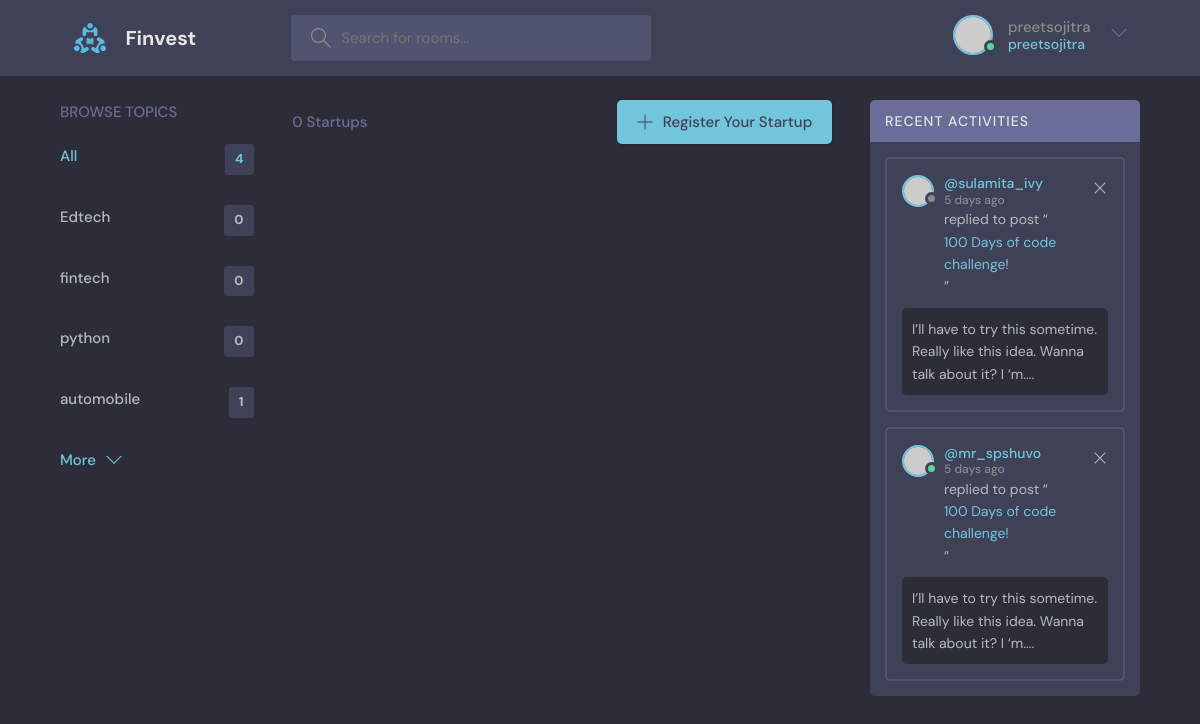
Screenshot of /?q=Edtech (signed in) with the database file from the repository.
### base/models.py (models this page shows, shortened)
class Topic(models.Model):
    name = models.CharField(max_length=200)

### base/views.py (the view)
# urls.py: path('', views.home, name='home'),
def home(request):
    q= request.GET.get('q') if request.GET.get('q') != None else ''
    rooms = Room.objects.filter(
        Q(topic__name__icontains=q) |
        Q(name__icontains =q) |
        Q(description__icontains=q)
    )
    topics = Topic.objects.all()
    room_count = rooms.count()
    context =  {'rooms': rooms, 'topics': topics, 'room_count': room_count}
    return render(request, 'base/home.html', context)

### base/templates/base/home.html (shortened to what this page needs)
{% extends 'main.html' %} {% block content %}
<main class="layout layout--3">
  <div class="container">
    {% include 'base/topics_segment.html' %}
    <div class="roomList">
      <div class="roomList__header">
        <div>
          <p>{{room_count}} Startups</p>
        </div>
        <a class="btn btn--main" href="{% url 'create-room' %}">
          <svg
            version="1.1"
            xmlns="http://www.w3.org/2000/svg"
            width="32"
            height="32"
            viewBox="0 0 32 32"
          >
            <title>add</title>
            <path
              d="M16.943 0.943h-1.885v14.115h-14.115v1.885h14.115v14.115h1.885v-14.115h14.115v-1.885h-14.115v-14.115z"
            ></path>
          </svg>
          Register Your Startup
        </a>
      </div>
    </div>
    <div class="activities">
      <div class="activities__header">
        <h2>Recent Activities</h2>
      </div>
      <div class="activities__box">
        <div class="activities__boxHeader roomListRoom__header">
          <a href="profile.html" class="roomListRoom__author">
            <div class="avatar avatar--small">
              <img src="https://randomuser.me/api/portraits/women/11.jpg" />
            </div>
            <p>
              @sulamita_ivy
              <span>5 days ago</span>
            </p>
          </a>
          <div class="roomListRoom__actions">
            <a href="#">
              <svg
                version="1.1"
                xmlns="http://www.w3.org/2000/svg"
                width="32"
                height="32"
                viewBox="0 0 32 32"
              >
                <title>remove</title>
                <path
                  d="M27.314 6.019l-1.333-1.333-9.98 9.981-9.981-9.981-1.333 1.333 9.981 9.981-9.981 9.98 1.333 1.333 9.981-9.98 9.98 9.98 1.333-1.333-9.98-9.98 9.98-9.981z"
                ></path>
              </svg>
            </a>
          </div>
        </div>
        <div class="activities__boxContent">
          <p>
            replied to post “<a href="room.html">100 Days of code challenge!</a
            >”
          </p>
          <div class="activities__boxRoomContent">
            I’ll have to try this sometime. Really like this idea. Wanna talk
            about it? I ‘m....
          </div>
        </div>
      </div>
      <div class="activities__box">
        <div class="activities__boxHeader roomListRoom__header">
          <a href="profile.html" class="roomListRoom__author">
            <div class="avatar avatar--small active">
              <img src="https://randomuser.me/api/portraits/men/13.jpg" />
            </div>
            <p>
              @mr_spshuvo
              <span>5 days ago</span>
            </p>
          </a>
          <div class="roomListRoom__actions">
            <a href="#">
              <svg
                version="1.1"
                xmlns="http://www.w3.org/2000/svg"
                width="32"
                height="32"
                viewBox="0 0 32 32"
              >
                <title>remove</title>
                <path
                  d="M27.314 6.019l-1.333-1.333-9.98 9.981-9.981-9.981-1.333 1.333 9.981 9.981-9.981 9.98 1.333 1.333 9.981-9.98 9.98 9.98 1.333-1.333-9.98-9.98 9.98-9.981z"
                ></path>
              </svg>
            </a>
          </div>
        </div>
        <div class="activities__boxContent">
          <p>
            replied to post “<a href="room.html">100 Days of code challenge!</a
            >”
          </p>
          <div class="activities__boxRoomContent">
            I’ll have to try this sometime. Really like this idea. Wanna talk
            about it? I ‘m....
          </div>
        </div>
      </div>
    </div>
  </div>
</main>
{% endblock %}

### templates/navbar.html (shortened to what this page needs)
{% load static %}
<header class="header header--loggedIn">
  <div class="container">
    <a href="{% url 'home' %}" class="header__logo">
      <img src="{% static 'images/logo.svg'%}" />
      <h1>Finvest</h1>
    </a>
    <form class="header__search" method="GET" action="{% url 'home' %}">
      <label>
        <input name="q" placeholder="Search for rooms..." />
      </label>
    </form>
    <nav class="header__menu">
      {% if request.user.is_authenticated %}
      <div class="header__user">
        <a href="profile.html">
          <div class="avatar avatar--medium active">
            <img src="https://randomuser.me/api/portraits/men/37.jpg" />
          </div>
          <p>
            {{request.user.username}} <span>{{request.user.username}}</span>
          </p>
        </a>
        <button class="dropdown-button">
          <svg
            version="1.1"
            xmlns="http://www.w3.org/2000/svg"
            width="32"
            height="32"
            viewBox="0 0 32 32"
          >
            <title>chevron-down</title>
            <path d="M16 21l-13-13h-3l16 16 16-16h-3l-13 13z"></path>
          </svg>
        </button>
      </div>
      {% else %} {% comment %} Not Logged In {% endcomment %}
      <a href="{% url 'login' %}">
        <img src="{% static 'images/avatar.svg'%}" />
        <p>Login</p>
      </a>
      {% endif %}
    </nav>
  </div>
</header>

### base/templates/base/topics_segment.html
<div class="topics">
  <div class="topics__header">
    <h2>Browse Topics</h2>
  </div>
  <ul class="topics__list">
    <li>
      <a href="{% url 'home' %}" class="active"
        >All <span>{{topics.count}}</span></a
      >
    </li>
    {% for topic in topics %}
    <li>
      <a href="{% url 'home' %}?q={{topic.name}}"
        >{{topic.name}}<span>{{topic.room_set.all.count}}</span></a
      >
    </li>
    {% endfor %}
  </ul>
  <a class="btn btn--link" href="/">
    More
    <svg
      version="1.1"
      xmlns="http://www.w3.org/2000/svg"
      width="32"
      height="32"
      viewBox="0 0 32 32"
    >
      <title>chevron-down</title>
      <path d="M16 21l-13-13h-3l16 16 16-16h-3l-13 13z"></path>
    </svg>
  </a>
</div>

### rows the page displays
Topic: name "Edtech", room_set.all.count "0"
Topic: name "fintech", room_set.all.count "0"
Topic: name "python", room_set.all.count "0"
Topic: name "automobile", room_set.all.count "1"

### other values shown
{{ request.user.username }} "preetsojitra"
{{ topics.count }} "4"
{{ room_count }} "0"
